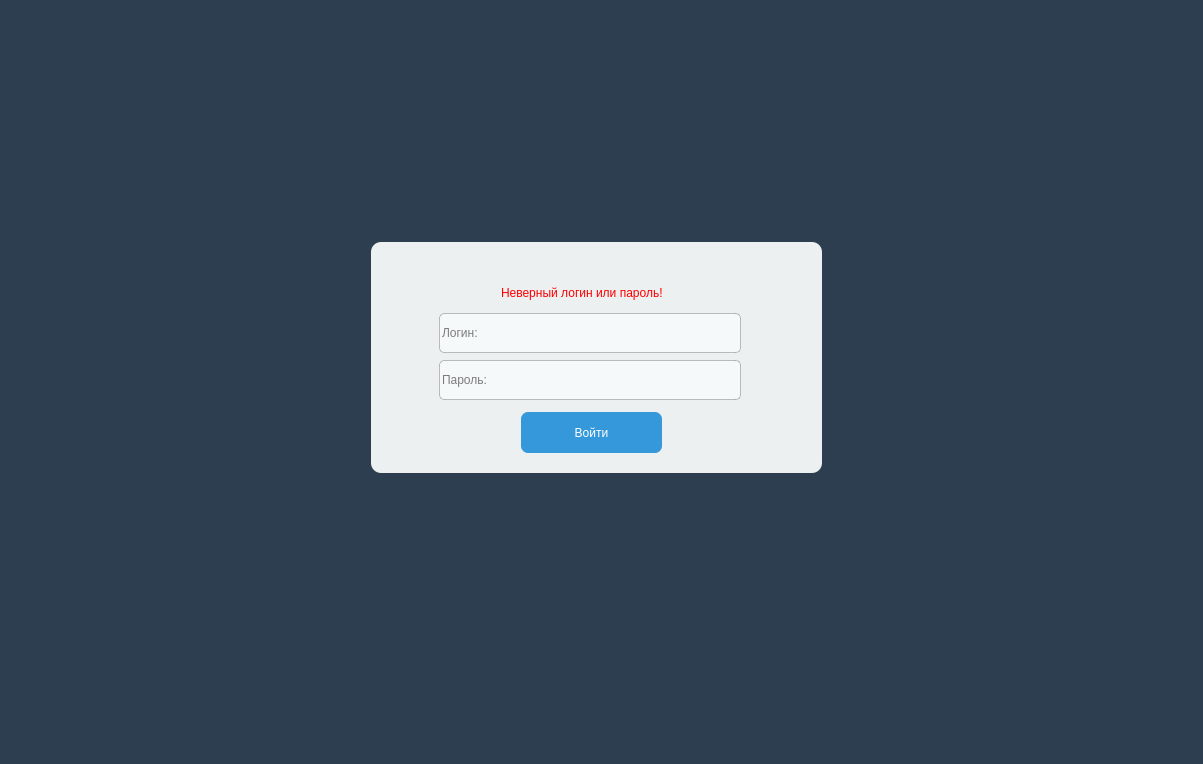
<?xml version="1.0" encoding="UTF-8"?>
<ui version="4.0">
 <class>LoginForm</class>
 <widget class="QWidget" name="LoginForm">
  <property name="geometry">
   <rect>
    <x>0</x>
    <y>0</y>
    <width>1203</width>
    <height>764</height>
   </rect>
  </property>
  <property name="sizePolicy">
   <sizepolicy hsizetype="Fixed" vsizetype="Expanding">
    <horstretch>0</horstretch>
    <verstretch>0</verstretch>
   </sizepolicy>
  </property>
  <property name="windowTitle">
   <string>Form</string>
  </property>
  <property name="autoFillBackground">
   <bool>false</bool>
  </property>
  <property name="styleSheet">
   <string notr="true">background-color: #2c3e50;
</string>
  </property>
  <layout class="QHBoxLayout" name="horizontalLayout">
   <item>
    <widget class="QFrame" name="frame_3">
     <property name="sizePolicy">
      <sizepolicy hsizetype="Fixed" vsizetype="Fixed">
       <horstretch>0</horstretch>
       <verstretch>0</verstretch>
      </sizepolicy>
     </property>
     <property name="minimumSize">
      <size>
       <width>500</width>
       <height>400</height>
      </size>
     </property>
     <property name="styleSheet">
      <string notr="true">QFrame {
background-color: transparent;
}
</string>
     </property>
     <property name="frameShape">
      <enum>QFrame::StyledPanel</enum>
     </property>
     <property name="frameShadow">
      <enum>QFrame::Raised</enum>
     </property>
     <widget class="QLabel" name="label_5">
      <property name="geometry">
       <rect>
        <x>20</x>
        <y>60</y>
        <width>451</width>
        <height>231</height>
       </rect>
      </property>
      <property name="sizePolicy">
       <sizepolicy hsizetype="Preferred" vsizetype="Preferred">
        <horstretch>0</horstretch>
        <verstretch>0</verstretch>
       </sizepolicy>
      </property>
      <property name="minimumSize">
       <size>
        <width>0</width>
        <height>0</height>
       </size>
      </property>
      <property name="maximumSize">
       <size>
        <width>10000</width>
        <height>10000</height>
       </size>
      </property>
      <property name="styleSheet">
       <string notr="true">border-radius: 10px;
background-color: #ecf0f1;</string>
      </property>
      <property name="frameShape">
       <enum>QFrame::Box</enum>
      </property>
      <property name="text">
       <string/>
      </property>
     </widget>
     <widget class="QFrame" name="frame">
      <property name="geometry">
       <rect>
        <x>30</x>
        <y>80</y>
        <width>418</width>
        <height>201</height>
       </rect>
      </property>
      <property name="styleSheet">
       <string notr="true">QFrame {
background-color: transparent;
}</string>
      </property>
      <property name="frameShape">
       <enum>QFrame::StyledPanel</enum>
      </property>
      <property name="frameShadow">
       <enum>QFrame::Raised</enum>
      </property>
      <widget class="QPushButton" name="authorise_button">
       <property name="geometry">
        <rect>
         <x>140</x>
         <y>150</y>
         <width>141</width>
         <height>41</height>
        </rect>
       </property>
       <property name="sizePolicy">
        <sizepolicy hsizetype="Minimum" vsizetype="Preferred">
         <horstretch>0</horstretch>
         <verstretch>0</verstretch>
        </sizepolicy>
       </property>
       <property name="styleSheet">
        <string notr="true">QPushButton {
    background: none repeat scroll 0 0 #3498db;
    border: 0 none;
    color: white;
    width: 100%;
    border-radius: 7px;
}

QPushButton:hover {
    border: 2px solid gray;
}</string>
       </property>
       <property name="text">
        <string>Войти</string>
       </property>
      </widget>
      <widget class="QLineEdit" name="login_edit">
       <property name="geometry">
        <rect>
         <x>21</x>
         <y>51</y>
         <width>376</width>
         <height>40</height>
        </rect>
       </property>
       <property name="sizePolicy">
        <sizepolicy hsizetype="Expanding" vsizetype="Fixed">
         <horstretch>0</horstretch>
         <verstretch>120</verstretch>
        </sizepolicy>
       </property>
       <property name="minimumSize">
        <size>
         <width>0</width>
         <height>40</height>
        </size>
       </property>
       <property name="maximumSize">
        <size>
         <width>16777215</width>
         <height>16777215</height>
        </size>
       </property>
       <property name="styleSheet">
        <string notr="true">background: none repeat scroll 0 0 #f5f9fa;
    border-radius: 5px;
    margin: 0 auto;
    width: 300px;
border: 1px solid rgba(128, 128, 128, 0.5);

</string>
       </property>
       <property name="inputMask">
        <string/>
       </property>
       <property name="text">
        <string/>
       </property>
       <property name="placeholderText">
        <string>Логин:</string>
       </property>
      </widget>
      <widget class="QLineEdit" name="password_edit">
       <property name="geometry">
        <rect>
         <x>21</x>
         <y>98</y>
         <width>376</width>
         <height>40</height>
        </rect>
       </property>
       <property name="sizePolicy">
        <sizepolicy hsizetype="Expanding" vsizetype="Fixed">
         <horstretch>0</horstretch>
         <verstretch>120</verstretch>
        </sizepolicy>
       </property>
       <property name="minimumSize">
        <size>
         <width>0</width>
         <height>40</height>
        </size>
       </property>
       <property name="styleSheet">
        <string notr="true">background: none repeat scroll 0 0 #f5f9fa;
    border-radius: 5px;
    margin: 0 auto;
    width: 300px;
border: 1px solid rgba(128, 128, 128, 0.5);</string>
       </property>
       <property name="inputMask">
        <string/>
       </property>
       <property name="text">
        <string/>
       </property>
       <property name="echoMode">
        <enum>QLineEdit::Password</enum>
       </property>
       <property name="placeholderText">
        <string>Пароль:</string>
       </property>
      </widget>
      <widget class="QLabel" name="log_err_msg">
       <property name="geometry">
        <rect>
         <x>120</x>
         <y>20</y>
         <width>221</width>
         <height>21</height>
        </rect>
       </property>
       <property name="styleSheet">
        <string notr="true">color: red;</string>
       </property>
       <property name="text">
        <string>Неверный логин или пароль!</string>
       </property>
      </widget>
     </widget>
     <widget class="QLabel" name="label">
      <property name="geometry">
       <rect>
        <x>210</x>
        <y>30</y>
        <width>81</width>
        <height>71</height>
       </rect>
      </property>
      <property name="text">
       <string/>
      </property>
      <property name="pixmap">
       <pixmap>logomiet.png</pixmap>
      </property>
     </widget>
    </widget>
   </item>
  </layout>
 </widget>
 <resources/>
 <connections>
  <connection>
   <sender>login_edit</sender>
   <signal>textEdited(QString)</signal>
   <receiver>LoginForm</receiver>
   <slot>startAnotherAttempt()</slot>
   <hints>
    <hint type="sourcelabel">
     <x>656</x>
     <y>346</y>
    </hint>
    <hint type="destinationlabel">
     <x>973</x>
     <y>252</y>
    </hint>
   </hints>
  </connection>
 </connections>
 <slots>
  <slot>startAnotherAttempt()</slot>
 </slots>
</ui>
